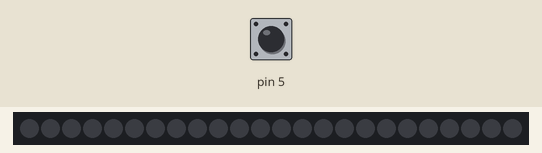
Bench run of a sketch on a simulated Arduino Uno, built with avr-gcc and run on an emulated ATmega328P. Parts: 24 RGB LEDs in strip order, left to right. Inputs (shaded band) come from the test bench; at power-on: pin 5 HIGH.

Above: at 4.9 s.
5.0 s: pin 5 pulled LOW for 0.15 s
At 6.29 s:
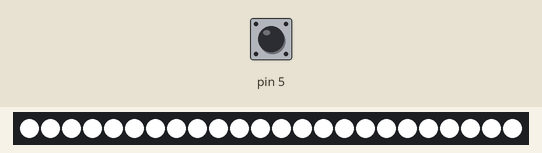

Measured:
- after the input at 5.0 s, the LEDs: change at once (image 1)

The sketch:

MFL_complete.ino
```cpp
#include <Adafruit_NeoPixel.h>
#include <SoftwareSerial.h>

Adafruit_NeoPixel strip = Adafruit_NeoPixel(24, 6, NEO_GRB + NEO_KHZ800);
SoftwareSerial BTSerial(2, 3);

int redTemp = 0;
int blueTemp = 0;
int greenTemp = 0;
char modeA = 0; //초음파센서
char modeB = 0; //사운드센서

const int trigPin = 7;  // Trig(송신부)를 7번으로 변수 선언
const int echoPin = 10; // Echo(수신부)를 6번으로 변수 선언

void colorWipe(uint32_t c, uint8_t wait)
{
  for (uint16_t i = 0 ; i<strip.numPixels() ; i++)
  {
    strip.setPixelColor(i, c);
    strip.show();
    delay(wait);
  }
}

void controlUltrawave() {
  digitalWrite(trigPin, HIGH);
  delayMicroseconds(10);
  digitalWrite(trigPin, LOW);

  long duration = pulseIn(echoPin, HIGH);

  long distance = (duration*340)/2/10000;

  if(distance<60) {
    colorWipe(strip.Color(redTemp, greenTemp, blueTemp),20);
  } else {
    colorWipe(strip.Color(0, 0, 0),20);
  }
  delay(200);
}

void controlSOS() {
  for(int i=0; i<3; i++) {
    colorWipe(strip.Color(255,255,255), 0);
    delay(150);
    colorWipe(strip.Color(0,0,0), 0);
    delay(100);
  }
  delay(200);
  for(int j=0; j<3; j++) {
    colorWipe(strip.Color(255,255,255), 0);
    delay(300);
    colorWipe(strip.Color(0,0,0), 0);
    delay(300);
  }
  for(int k=0; k<3; k++) {
    colorWipe(strip.Color(255,255,255), 0);
    delay(150);
    colorWipe(strip.Color(0,0,0), 0);
    delay(100);
  }
  delay(2000);
}

void controlSound(){
  int statusSensor = analogRead(A2);
  int mapping = map(statusSensor, 0, 400, 0, 23);
  if(mapping == 0) {
    for(int i=0; i<24; i++) {
      strip.setPixelColor(i, 0, 0, 0);
      strip.show();
    }
  } else {
    for(int j=0; j< mapping; j++)
    {
      strip.setPixelColor(j, redTemp, greenTemp, blueTemp);
      strip.show();
    }
  }
}

void setup()
{
  BTSerial.begin(9600);
  pinMode(A2, INPUT); // 사운드 센서
  pinMode(5, INPUT_PULLUP);//푸시 버튼
  pinMode(trigPin, OUTPUT);//7번 핀
  pinMode(echoPin, INPUT);//10번 핀
  strip.begin();
  strip.setBrightness(255);
  strip.show();
  colorWipe(strip.Color(255, 0, 0),50);
  colorWipe(strip.Color(0, 255, 0),50);
  colorWipe(strip.Color(0, 0, 255),50);
  colorWipe(strip.Color(0, 0, 0),0);
}

void loop()
{
  char data;
  if (BTSerial.available()) {
    data= BTSerial.read();
  if (BTSerial.find("r")) {
    redTemp = BTSerial.parseInt();
  }
  if (BTSerial.find("g")) {
    greenTemp = BTSerial.parseInt();
  }
  if (BTSerial.find("b")) {
    blueTemp = BTSerial.parseInt();
    colorWipe(strip.Color(redTemp, greenTemp, blueTemp),20);
  }
  if (data=='q') {
      modeA= 1;
      modeB = 0;
  }
  if (data=='a') {
      modeA = 0;
      modeB = 1;
  }
  if(data=='w') {
    modeA = 0;
    modeB = 0;
  }
}
if(digitalRead(5)==LOW) {
  modeA = 0;
  modeB = 0;
  controlSOS();
}
if(modeB == 1){
  controlUltrawave();
  }
if(modeA == 1){
  controlSound();
}
}
```
